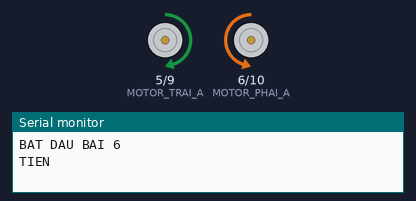
Bench run of a sketch on a simulated Arduino Mega 2560, built with avr-gcc and run on an emulated ATmega2560. Parts: motor-driver pin pairs drawn as motors (green arrow = first pin HIGH = forward, orange = second pin HIGH = backward, longer = more drive), the last lines printed to the serial monitor.

Above: at 2.1 s.
At 6.7 s:
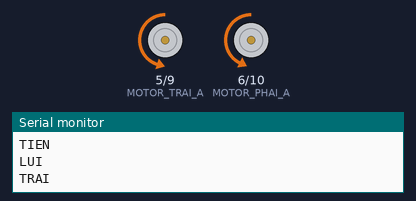
At 19.0 s:
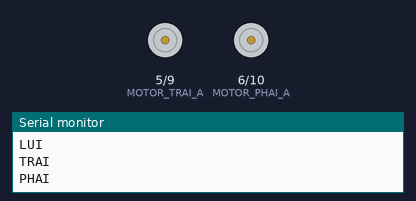
At 34.7 s:
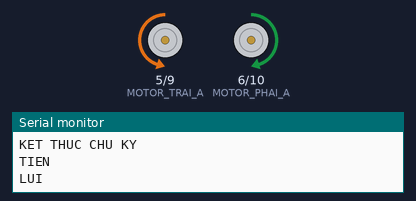
Timing chart, 0 to 40.0 s (numbered marks = the images above):
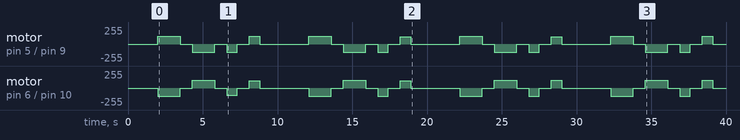

The sketch:

Bai_06_dieu_khien_dong_co_dc.ino
```cpp
// BÀI 6: ĐIỀU KHIỂN HAI ĐỘNG CƠ DC
// Bo mạch: Arduino Mega 2560 Mini

const uint8_t MOTOR_TRAI_A = 5;
const uint8_t MOTOR_TRAI_B = 9;
const uint8_t MOTOR_PHAI_A = 6;
const uint8_t MOTOR_PHAI_B = 10;

// Điều khiển một động cơ bằng tốc độ có dấu.
// tocDo > 0: quay thuận; tocDo < 0: quay ngược; tocDo = 0: dừng.
void datMotDongCo(uint8_t chanA, uint8_t chanB,
                 int tocDo, bool daoChieu) {
  tocDo = constrain(tocDo, -255, 255);
  if (daoChieu) tocDo = -tocDo;

  if (tocDo > 0) {
    analogWrite(chanA, tocDo);
    analogWrite(chanB, 0);
  } else if (tocDo < 0) {
    analogWrite(chanA, 0);
    analogWrite(chanB, -tocDo);
  } else {
    analogWrite(chanA, 0);
    analogWrite(chanB, 0);
  }
}

void datHaiDongCo(int tocDoTrai, int tocDoPhai) {
  datMotDongCo(MOTOR_TRAI_A, MOTOR_TRAI_B, tocDoTrai, false);
  datMotDongCo(MOTOR_PHAI_A, MOTOR_PHAI_B, tocDoPhai, true);
}

void diThang(int pwm)  { datHaiDongCo( pwm,  pwm); }
void diLui(int pwm)    { datHaiDongCo(-pwm, -pwm); }
void quayTrai(int pwm) { datHaiDongCo(-pwm,  pwm); }
void quayPhai(int pwm) { datHaiDongCo( pwm, -pwm); }
void dungRobot()       { datHaiDongCo(0, 0); }

void chayTrongThoiGian(const char *tenLenh,
                       void (*hamChuyenDong)(int),
                       int pwm, unsigned long thoiGianMs) {
  Serial.println(tenLenh);
  hamChuyenDong(pwm);
  delay(thoiGianMs);
  dungRobot();
  delay(800);
}

void setup() {
  Serial.begin(115200);
  pinMode(MOTOR_TRAI_A, OUTPUT);
  pinMode(MOTOR_TRAI_B, OUTPUT);
  pinMode(MOTOR_PHAI_A, OUTPUT);
  pinMode(MOTOR_PHAI_B, OUTPUT);
  dungRobot();
  Serial.println("BAT DAU BAI 6");
  delay(2000);
}

void loop() {
  chayTrongThoiGian("TIEN",  diThang,  120, 1500);
  chayTrongThoiGian("LUI",   diLui,    120, 1500);
  chayTrongThoiGian("TRAI",  quayTrai, 110, 700);
  chayTrongThoiGian("PHAI",  quayPhai, 110, 700);

  Serial.println("KET THUC CHU KY\n");
  delay(2500);
}
```

Measured:
- by itself, motor on pin 5 (MOTOR_TRAI_A) / pin 9 (MOTOR_TRAI_B): stopped → forward 120/255 at 2.0 s, → stopped 1.5 s later, → backward 120/255 0.80 s later, → stopped 1.5 s later, … (32 changes in this stretch)
- by itself, motor on pin 6 (MOTOR_PHAI_A) / pin 10 (MOTOR_PHAI_B): stopped → backward 120/255 at 2.0 s, → stopped 1.5 s later, → forward 120/255 0.80 s later, → stopped 1.5 s later, … (32 changes in this stretch)
